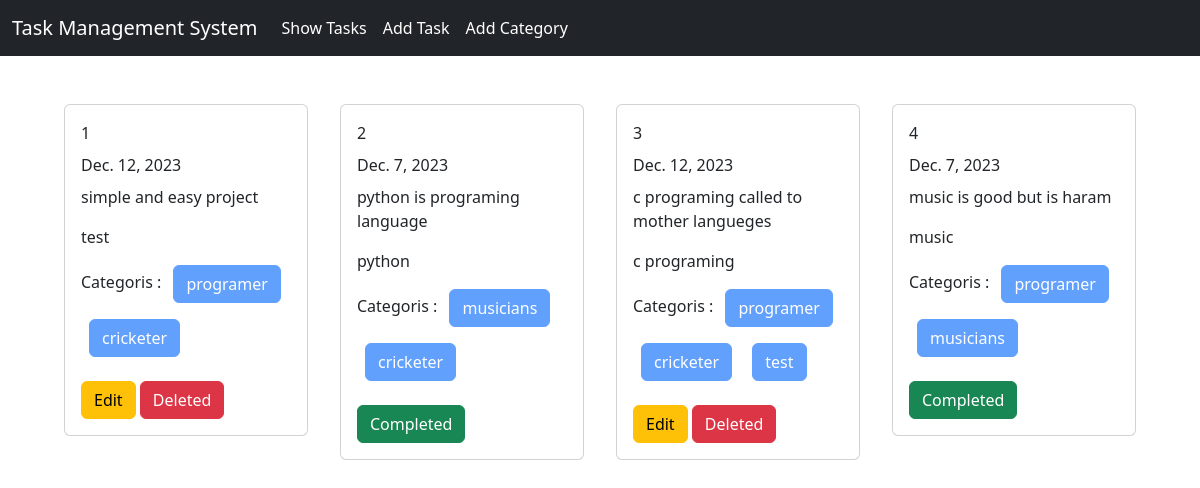
The page / on the database its author committed.
### TaskModel/models.py (models this page shows, shortened)
class Add_TaskModel(models.Model):
     taskTitle = models.CharField(max_length=200)
     taskDescription = models.TextField()
     is_completed = models.BooleanField(default=False)
     taskAssignDate = models.DateField()
     taks = models.ManyToManyField(AddCategory)

### TaskCategory/models.py (models this page shows, shortened)
class AddCategory(models.Model):
    categoryName = models.CharField(max_length=200)

### task_management_system/views.py (the view)
# urls.py: path('', views.show_item, name='homepage' )
def show_item(request):
    data = Add_TaskModel.objects.all()
    return render (request, 'show_task.html',{'data':data})

### templates/show_task.html
{% extends "base.html" %}
{% block content %}
<div class=" d-flex flex-wrap justify-content-center px-5 pt-5 ">
{% for post in data %}
    <div class="col-sm-3 ">
      <div class="card mx-3">
        <div class="card-body">
          <p class="card-title">{{post.id }}</p>
          <p class="card-title">{{post.taskAssignDate}}</p>
          <p class="card-text">{{post.taskDescription }}</p>
          <p class="card-title">{{post.taskTitle }}</p>
            <p>Categoris :
            {% for cat in post.taks.all%}
             <button class = "btn btn-primary m-2 " disabled>{{cat.categoryName}} </button>
            {% endfor %}
          </p>
          {% if post.is_completed %}
                  <span class="btn btn-success">Completed</span>
              {% else %}
              <a href="{% url 'edit_task' post.id%}" class="btn btn-warning">Edit</a>
              <a href="{% url 'delet_task' post.id%}" class="btn btn-danger">Deleted</a>
            {% endif %}
        </div>
      </div>
    </div>
{% endfor %}
</div>
{% endblock  %}

### templates/base.html (shortened to what this page needs)
<!DOCTYPE html>
<html lang="en">
<head>
    <link href="https://cdn.jsdelivr.net/npm/bootstrap@5.3.2/dist/css/bootstrap.min.css" rel="stylesheet">
</head>
<body>
    <nav class="navbar navbar-expand-lg bg-dark navbar-dark">
        <div class="container-fluid">
          <a class="navbar-brand" href="#">Task Management System</a>
          <div class="collapse navbar-collapse" id="navbarNavAltMarkup">
            <div class="navbar-nav">
              <a class="nav-link active" aria-current="page" href="{% url 'homepage'%}">Show Tasks</a>
              <a class="nav-link active" aria-current="page" href="{% url 'add_model'%}">Add Task</a>
              <a class="nav-link active" aria-current="page" href="{% url 'categorypage'%}">Add Category</a>
            </div>
          </div>
        </div>
      </nav>
    {% block content %}
    {% endblock  %}
</body>
</html>

### rows shown on the page
Add_TaskModel: id "1", taskAssignDate "Dec. 12, 2023", taskDescription "simple and easy project", taskTitle "test", is_completed "Edit"
AddCategory: categoryName "programer"
AddCategory: categoryName "cricketer"
Add_TaskModel: id "2", taskAssignDate "Dec. 7, 2023", taskDescription "python is programing language", taskTitle "python", is_completed "Completed"
AddCategory: categoryName "musicians"
Add_TaskModel: id "3", taskAssignDate "Dec. 12, 2023", taskDescription "c programing called to mother langueges", taskTitle "c programing", is_completed "Edit"
AddCategory: categoryName "test"
Add_TaskModel: id "4", taskAssignDate "Dec. 7, 2023", taskDescription "music is good but is haram", taskTitle "music", is_completed "Completed"
